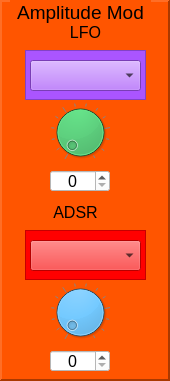
     <widget class="QFrame" name="frame_MsoAmpMod">
      <property name="geometry">
       <rect>
        <x>900</x>
        <y>0</y>
        <width>170</width>
        <height>381</height>
       </rect>
      </property>
      <property name="styleSheet">
       <string notr="true">background-color: rgb(255, 85, 0);</string>
      </property>
      <property name="frameShape">
       <enum>QFrame::Panel</enum>
      </property>
      <property name="frameShadow">
       <enum>QFrame::Raised</enum>
      </property>
      <property name="lineWidth">
       <number>2</number>
      </property>
      <property name="midLineWidth">
       <number>2</number>
      </property>
      <widget class="QLabel" name="label_66">
       <property name="geometry">
        <rect>
         <x>10</x>
         <y>0</y>
         <width>141</width>
         <height>25</height>
        </rect>
       </property>
       <property name="font">
        <font>
         <pointsize>14</pointsize>
        </font>
       </property>
       <property name="text">
        <string>Amplitude Mod</string>
       </property>
       <property name="alignment">
        <set>Qt::AlignCenter</set>
       </property>
      </widget>
      <widget class="QLabel" name="label_67">
       <property name="geometry">
        <rect>
         <x>50</x>
         <y>200</y>
         <width>51</width>
         <height>25</height>
        </rect>
       </property>
       <property name="font">
        <font>
         <pointsize>12</pointsize>
        </font>
       </property>
       <property name="text">
        <string>ADSR</string>
       </property>
       <property name="alignment">
        <set>Qt::AlignCenter</set>
       </property>
      </widget>
      <widget class="QLabel" name="label_68">
       <property name="geometry">
        <rect>
         <x>60</x>
         <y>20</y>
         <width>51</width>
         <height>25</height>
        </rect>
       </property>
       <property name="font">
        <font>
         <pointsize>12</pointsize>
        </font>
       </property>
       <property name="text">
        <string>LFO</string>
       </property>
       <property name="alignment">
        <set>Qt::AlignCenter</set>
       </property>
      </widget>
      <widget class="QComboBox" name="comboBox_MsoAmpModLFO">
       <property name="geometry">
        <rect>
         <x>30</x>
         <y>60</y>
         <width>111</width>
         <height>31</height>
        </rect>
       </property>
       <property name="font">
        <font>
         <pointsize>10</pointsize>
        </font>
       </property>
       <property name="focusPolicy">
        <enum>Qt::NoFocus</enum>
       </property>
       <property name="styleSheet">
        <string notr="true">
border-color: rgb(0, 0, 0);
background-color: rgb(170, 85, 255);
</string>
       </property>
       <property name="currentText">
        <string/>
       </property>
       <property name="currentIndex">
        <number>-1</number>
       </property>
       <property name="maxVisibleItems">
        <number>10</number>
       </property>
      </widget>
      <widget class="QComboBox" name="comboBox_MsoAmpModAdsr">
       <property name="geometry">
        <rect>
         <x>30</x>
         <y>240</y>
         <width>111</width>
         <height>31</height>
        </rect>
       </property>
       <property name="font">
        <font>
         <pointsize>10</pointsize>
        </font>
       </property>
       <property name="focusPolicy">
        <enum>Qt::NoFocus</enum>
       </property>
       <property name="styleSheet">
        <string notr="true">
border-color: rgb(0, 0, 0);
background-color: rgb(255, 0, 0);
</string>
       </property>
       <property name="currentText">
        <string/>
       </property>
       <property name="currentIndex">
        <number>-1</number>
       </property>
       <property name="maxVisibleItems">
        <number>10</number>
       </property>
      </widget>
      <widget class="QDial" name="dial_MsoAmpModLFOLevel">
       <property name="geometry">
        <rect>
         <x>50</x>
         <y>100</y>
         <width>60</width>
         <height>64</height>
        </rect>
       </property>
       <property name="focusPolicy">
        <enum>Qt::NoFocus</enum>
       </property>
       <property name="styleSheet">
        <string notr="true">background-color: rgb(22, 207, 75);</string>
       </property>
       <property name="maximum">
        <number>100</number>
       </property>
       <property name="value">
        <number>0</number>
       </property>
       <property name="wrapping">
        <bool>false</bool>
       </property>
       <property name="notchTarget">
        <double>8.000000000000000</double>
       </property>
       <property name="notchesVisible">
        <bool>true</bool>
       </property>
      </widget>
      <widget class="QDial" name="dial_MsoAmpModAdsrLevel">
       <property name="geometry">
        <rect>
         <x>50</x>
         <y>280</y>
         <width>60</width>
         <height>64</height>
        </rect>
       </property>
       <property name="focusPolicy">
        <enum>Qt::NoFocus</enum>
       </property>
       <property name="styleSheet">
        <string notr="true">background-color: rgb(57, 176, 255);</string>
       </property>
       <property name="maximum">
        <number>100</number>
       </property>
       <property name="value">
        <number>0</number>
       </property>
       <property name="wrapping">
        <bool>false</bool>
       </property>
       <property name="notchTarget">
        <double>8.000000000000000</double>
       </property>
       <property name="notchesVisible">
        <bool>true</bool>
       </property>
      </widget>
      <widget class="QSpinBox" name="spinBox_MsoAmpModAdsrLevel">
       <property name="geometry">
        <rect>
         <x>50</x>
         <y>350</y>
         <width>60</width>
         <height>22</height>
        </rect>
       </property>
       <property name="font">
        <font>
         <pointsize>12</pointsize>
        </font>
       </property>
       <property name="focusPolicy">
        <enum>Qt::NoFocus</enum>
       </property>
       <property name="styleSheet">
        <string notr="true">background-color: rgb(255, 255, 255);</string>
       </property>
       <property name="alignment">
        <set>Qt::AlignCenter</set>
       </property>
       <property name="readOnly">
        <bool>false</bool>
       </property>
       <property name="accelerated">
        <bool>true</bool>
       </property>
       <property name="maximum">
        <number>100</number>
       </property>
       <property name="value">
        <number>0</number>
       </property>
      </widget>
      <widget class="QSpinBox" name="spinBox_MsoAmpModLfoLevel">
       <property name="geometry">
        <rect>
         <x>50</x>
         <y>170</y>
         <width>60</width>
         <height>22</height>
        </rect>
       </property>
       <property name="font">
        <font>
         <pointsize>12</pointsize>
        </font>
       </property>
       <property name="focusPolicy">
        <enum>Qt::NoFocus</enum>
       </property>
       <property name="styleSheet">
        <string notr="true">background-color: rgb(255, 255, 255);</string>
       </property>
       <property name="alignment">
        <set>Qt::AlignCenter</set>
       </property>
       <property name="readOnly">
        <bool>false</bool>
       </property>
       <property name="accelerated">
        <bool>true</bool>
       </property>
       <property name="maximum">
        <number>100</number>
       </property>
       <property name="value">
        <number>0</number>
       </property>
      </widget>
      <widget class="QFrame" name="frame_30">
       <property name="geometry">
        <rect>
         <x>25</x>
         <y>50</y>
         <width>121</width>
         <height>50</height>
        </rect>
       </property>
       <property name="styleSheet">
        <string notr="true">background-color: rgb(170, 85, 255);</string>
       </property>
       <property name="frameShape">
        <enum>QFrame::StyledPanel</enum>
       </property>
       <property name="frameShadow">
        <enum>QFrame::Raised</enum>
       </property>
      </widget>
      <widget class="QFrame" name="frame_33">
       <property name="geometry">
        <rect>
         <x>25</x>
         <y>230</y>
         <width>121</width>
         <height>50</height>
        </rect>
       </property>
       <property name="styleSheet">
        <string notr="true">background-color: rgb(255, 0, 0);</string>
       </property>
       <property name="frameShape">
        <enum>QFrame::StyledPanel</enum>
       </property>
       <property name="frameShadow">
        <enum>QFrame::Raised</enum>
       </property>
      </widget>
      <zorder>frame_33</zorder>
      <zorder>frame_30</zorder>
      <zorder>label_66</zorder>
      <zorder>label_67</zorder>
      <zorder>label_68</zorder>
      <zorder>comboBox_MsoAmpModLFO</zorder>
      <zorder>comboBox_MsoAmpModAdsr</zorder>
      <zorder>dial_MsoAmpModLFOLevel</zorder>
      <zorder>dial_MsoAmpModAdsrLevel</zorder>
      <zorder>spinBox_MsoAmpModAdsrLevel</zorder>
      <zorder>spinBox_MsoAmpModLfoLevel</zorder>
     </widget>
